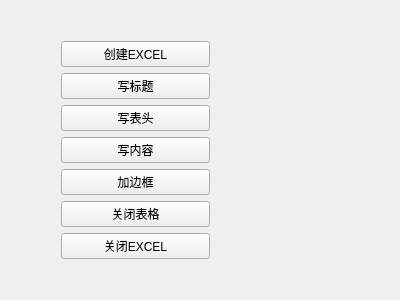
<?xml version="1.0" encoding="UTF-8"?>
<ui version="4.0">
 <class>Widget</class>
 <widget class="QWidget" name="Widget">
  <property name="geometry">
   <rect>
    <x>0</x>
    <y>0</y>
    <width>400</width>
    <height>300</height>
   </rect>
  </property>
  <property name="windowTitle">
   <string>Widget</string>
  </property>
  <widget class="QWidget" name="layoutWidget">
   <property name="geometry">
    <rect>
     <x>50</x>
     <y>30</y>
     <width>171</width>
     <height>240</height>
    </rect>
   </property>
   <layout class="QVBoxLayout" name="verticalLayout">
    <item>
     <widget class="QPushButton" name="pushButton">
      <property name="text">
       <string>创建EXCEL</string>
      </property>
     </widget>
    </item>
    <item>
     <widget class="QPushButton" name="pushButton_2">
      <property name="text">
       <string>写标题</string>
      </property>
     </widget>
    </item>
    <item>
     <widget class="QPushButton" name="pushButton_3">
      <property name="text">
       <string>写表头</string>
      </property>
     </widget>
    </item>
    <item>
     <widget class="QPushButton" name="pushButton_6">
      <property name="text">
       <string>写内容</string>
      </property>
     </widget>
    </item>
    <item>
     <widget class="QPushButton" name="pushButton_7">
      <property name="text">
       <string>加边框</string>
      </property>
     </widget>
    </item>
    <item>
     <widget class="QPushButton" name="pushButton_4">
      <property name="text">
       <string>关闭表格</string>
      </property>
     </widget>
    </item>
    <item>
     <widget class="QPushButton" name="pushButton_5">
      <property name="text">
       <string>关闭EXCEL</string>
      </property>
     </widget>
    </item>
   </layout>
  </widget>
 </widget>
 <layoutdefault spacing="6" margin="11"/>
 <resources/>
 <connections/>
</ui>
